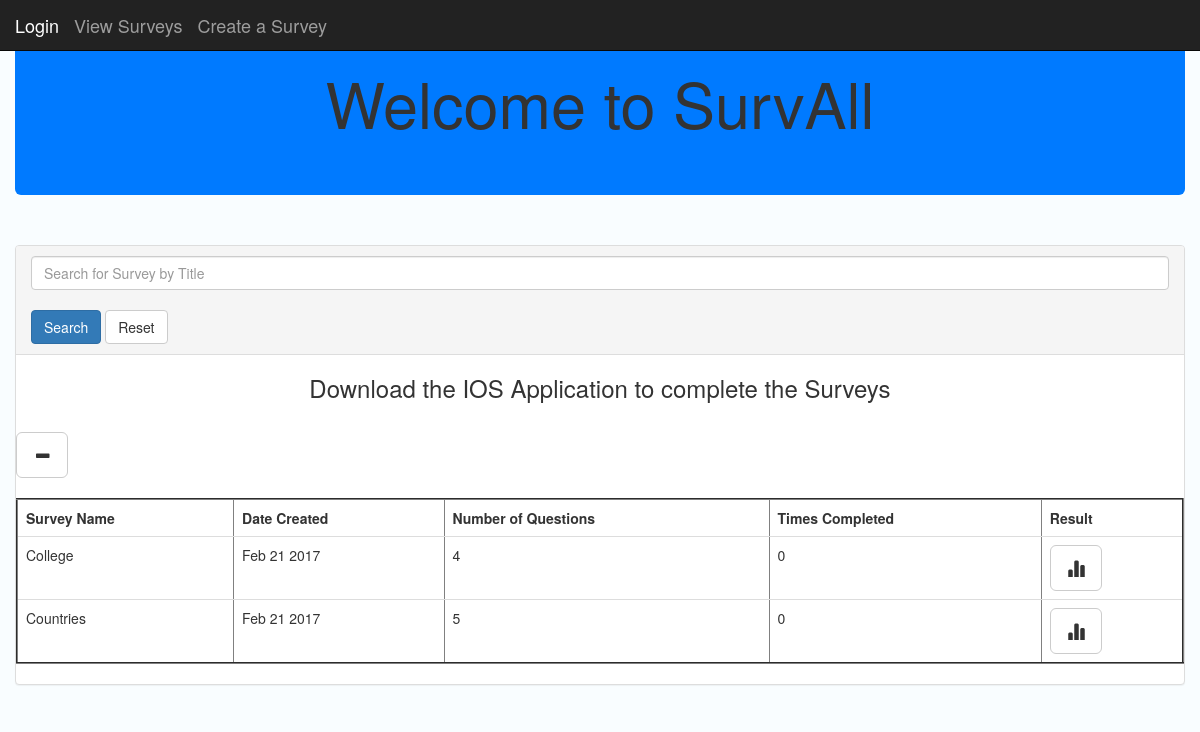
Before: / with the older database file.
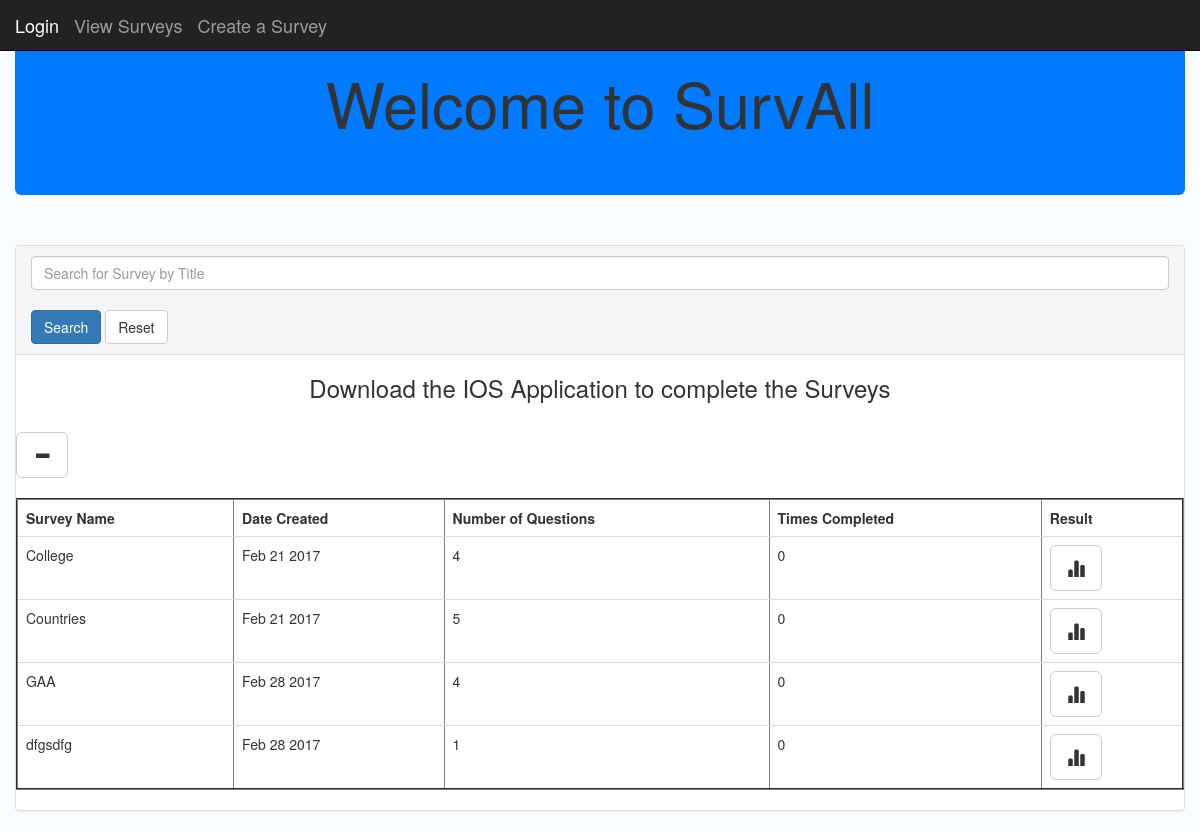
After: the same page with the newer database file.
### posts/models.py (models this page shows, shortened)
class Post(models.Model):
	title = models.CharField(max_length = 250)
	dateSurvCreated = models.DateTimeField()
	numOfQuestions = models.IntegerField( default = '1')
	numOfTimesCompleted = models.IntegerField( default = '1')
	def dateFormat(self):
		return self.dateSurvCreated.strftime('%b %e %Y')

### posts/views.py (the view)
# urls.py: 2. Add a URL to urlpatterns:  url(r'^$', views.home, name='home')
def home(request):
	posts = Post.objects.order_by('title')
	return render(request,'posts/home.html', {'posts':posts})

### posts/templates/posts/home.html (shortened to what this page needs)
<!DOCTYPE html>
<html lang="en">
  <head>
    {% load static %}
    <link rel="stylesheet" href="https://maxcdn.bootstrapcdn.com/bootstrap/3.3.7/css/bootstrap.min.css">
  </head>
	<nav class="navbar navbar-inverse navbar-fixed-top">
  		<div class="container-fluid">
    		<div class="navbar-header">
            <a class="navbar-brand active" href="{% url 'create_survey' %}">Login</a>
      			<a class="navbar-brand" href="{% url 'home' %}">View Surveys</a>
      			<a class="navbar-brand" href="{% url 'create_survey' %}">Create a Survey</a>
    		</div>
      		</div>
	</nav>
  <body style = "background-color: #f9fdff">
 	<div class="container-fluid">
    <div class="jumbotron" style = "background-color: rgb(0,122,255)">
      <h1 class = "text-center">Welcome to SurvAll</h1>
  </div>
    <br />
    <div class="panel panel-default">
    <div class="panel-heading">
    <form action = "{% url 'query_survey' %}" method="post">
    <input type="text" name="search_surveys" id ="search_surveys" class="form-control" placeholder="Search for Survey by Title"></input>
    <br>
      <button class="btn btn-primary btn-default btn">Search</button>
      <button class="btn btn-default btn" action="{% url 'view_survey' %}">Reset</button>
    </form>
    </div>
      <div id="demo" class="collapse in text-center">
        <h3>Download the IOS Application to complete the Surveys</h3>
      </div>
      <br>
      <button class="btn btn-default btn-lg" data-toggle="collapse" data-target="#demo"><span class="glyphicon glyphicon-minus" aria-hidden="true"></span></button>
      <br>
      <br>
      <div id = "tableResults">
			<table style = "background-color: #FFFFFF" class ="table" border='2' name ="survey_table" id = "survey_table">
			    <tr>
               		<th>Survey Name</th>
               		<th>Date Created </th>
               		<th>Number of Questions</th>
               		<th>Times Completed</th>
                  <th>Result</th>
               	</tr>
				  {% for post in posts.all %}
				  <tr>
               	<td>{{ post.title }}</td>
               	<td>{{ post.dateFormat }}</td>
                <td>{{ post.numOfQuestions|floatformat:0 }}</td>
               	<td>{{ post.numOfTimesCompleted|floatformat:0 }}</td>
                <td><a href="{% url 'post_detail' post.id %}">
                <button class="btn btn-default btn-lg"><span class ="glyphicon glyphicon-stats"></span></button></a></td>
          </tr>
          {% endfor %}
			</table>
      </div>
      </div>
      </div>
  </body>
</html>

Changed rows visible on the page:
added Post: title "GAA", dateFormat "Feb 28 2017", numOfQuestions "4", numOfTimesCompleted "0"
added Post: title "dfgsdfg", dateFormat "Feb 28 2017", numOfQuestions "1", numOfTimesCompleted "0"
